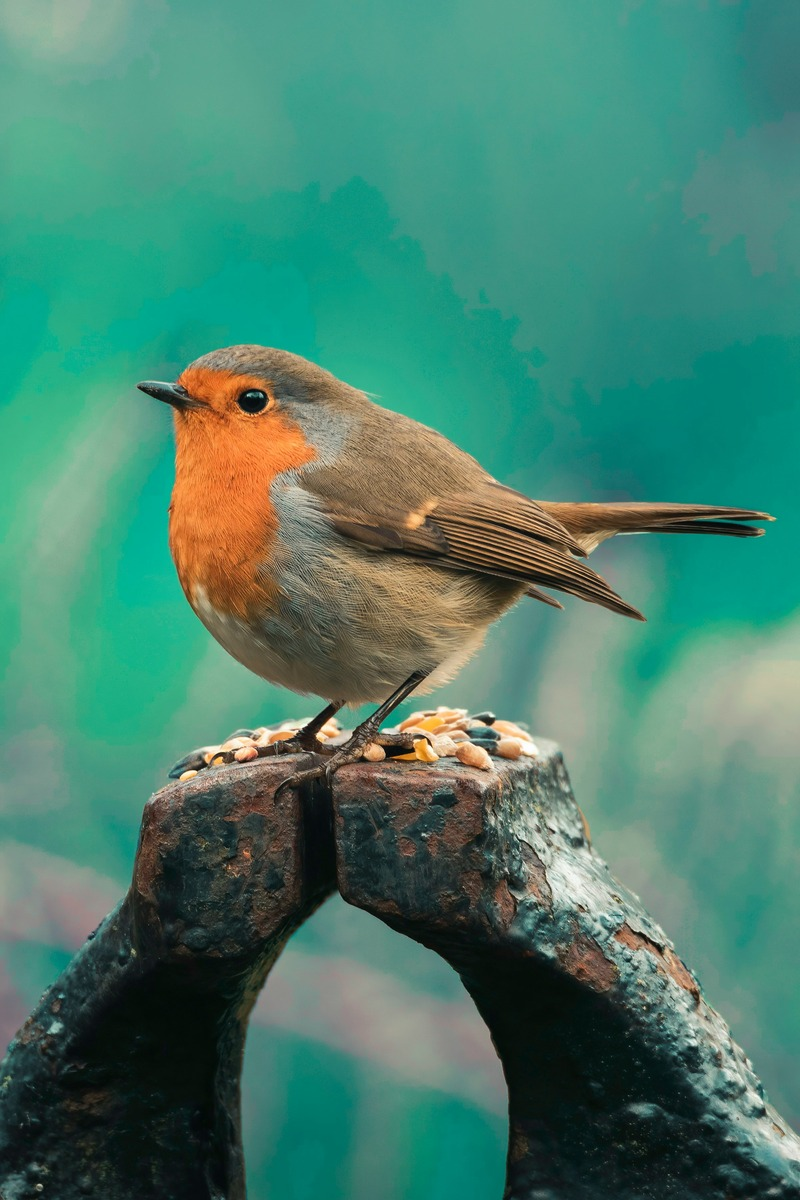
#> input picture day1/data/bird.jpg, 800 x 1200 px
$ python edge_detector.py
#> lines starting #> are read from the running program, lines starting #| are printed output that depends on the picture; after the words box and inside, x2 and y2 are one past the last pixel; in counts of white or black regions, pixels touching at a corner belong together
import os
import cv2
import numpy as np

img = cv2.imread(os.path.join('.', 'data', 'bird.jpg'))
#> img is the input picture: shape (1200, 800, 3); mean B, G, R 108.8, 127.3, 72

# lower threshold, higher threshold
# it uses hysterisis thresholding

# gradient < lower threshold -> not an edge
# lower threshold < gradient < higher threshold -> weak edge
# gradient < lower threshold -> strong edge

# a little bit of trial and error to get the right value might be needed
img_canny = cv2.Canny(img, 100, 200)
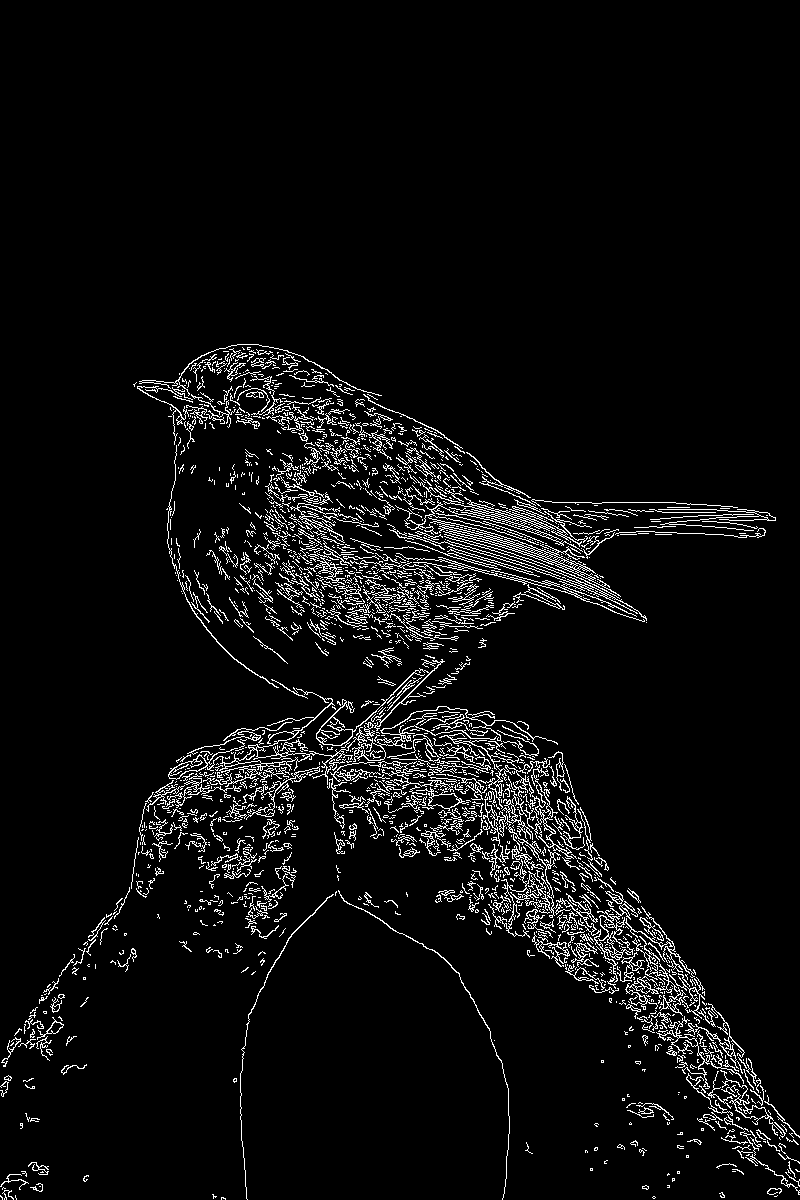
#> img_canny: shape (1200, 800); 5.2% white in thin lines or dots, all inside (x1, y1, x2, y2) = (0, 344, 800, 1200)

cv2.imshow('img',img)
cv2.imshow('img_canny', img_canny)

# w dilate we make all the boarders thicker
img_canny_d = cv2.dilate(img_canny, np.ones((3,3), dtype = np.int8))
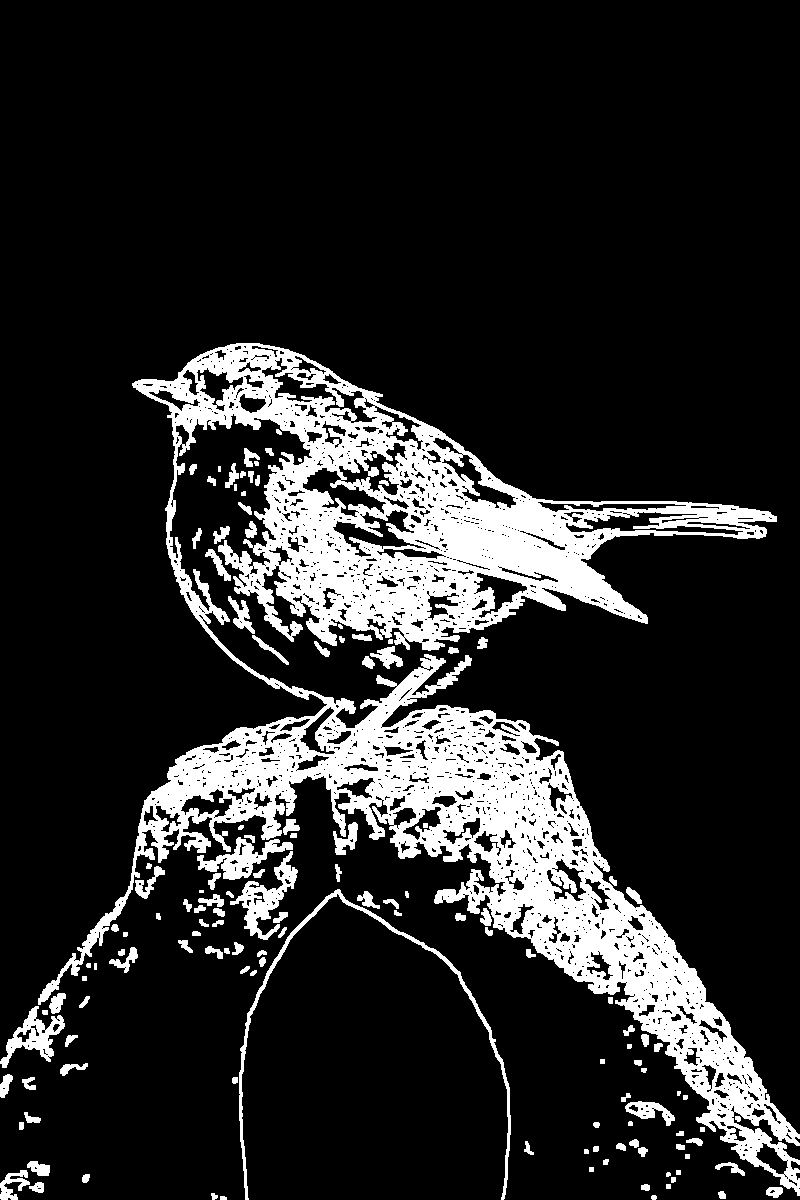
#> img_canny_d: shape (1200, 800); 15.7% white; 137 white regions (5 under 20 px), largest, box (x1, y1, x2, y2) and area: (38, 343, 800, 1196) 131934, (239, 889, 511, 1200) 2698, (230, 851, 298, 940) 1810
cv2.imshow('img_canny_d', img_canny_d)

# erode is the opposite
img_canny_e = cv2.erode(img_canny_d, np.ones((3,3), dtype = np.int8))
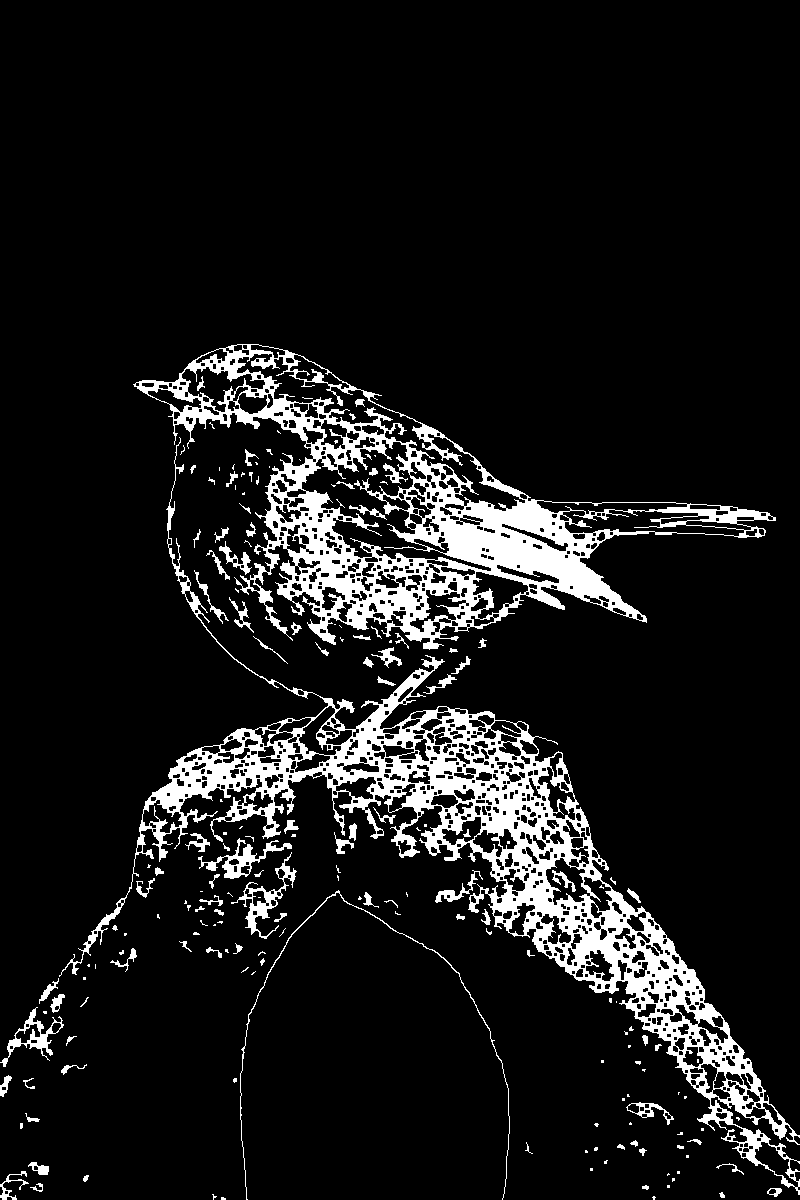
#> img_canny_e: shape (1200, 800); 10% white; 190 white regions (98 under 20 px), largest, box (x1, y1, x2, y2) and area: (59, 437, 800, 1195) 45783, (133, 344, 776, 650) 38828, (231, 852, 297, 939) 1012
cv2.imshow('img_canny_e', img_canny_e)

cv2.waitKey(0)

$ run again, with day1/data/boats-in-lagoon-with-noise.jpg copied over day1/data/bird.jpg
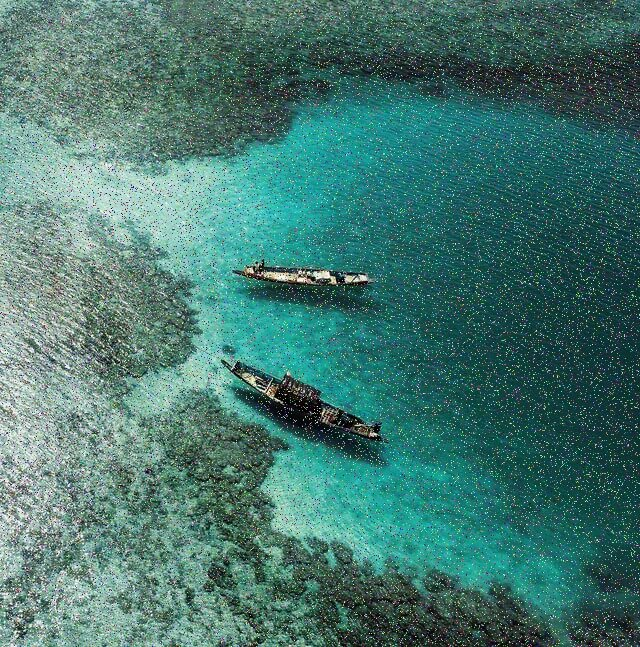
#> input picture day1/data/boats-in-lagoon-with-noise.jpg, 640 x 647 px
#> img is the input picture: shape (647, 640, 3); mean B, G, R 112.1, 119.5, 70.2
#> `img_canny = cv2.Canny(img, 100, 200)`:
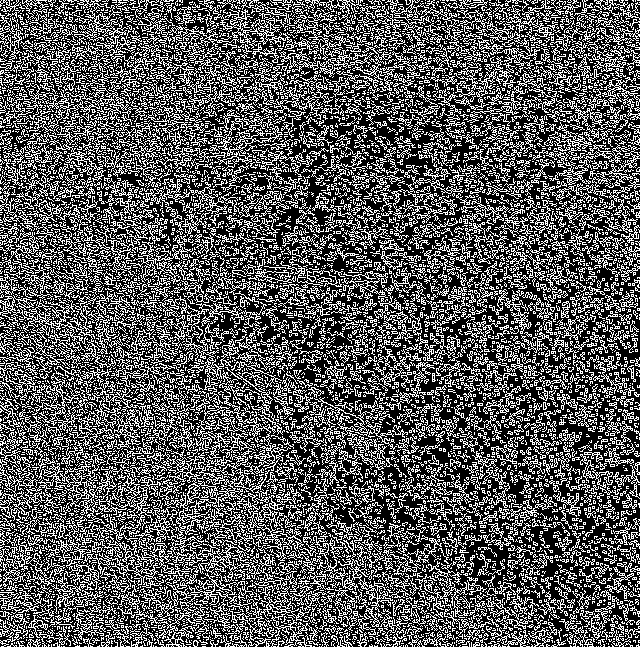
#> img_canny: shape (647, 640); 34.8% white in thin lines or dots
#> img_canny_d: shape (647, 640); 92.5% white; black in thin lines or dots
#> `img_canny_e = cv2.erode(img_canny_d, np.ones((3,3), dtype = np.int8))`:
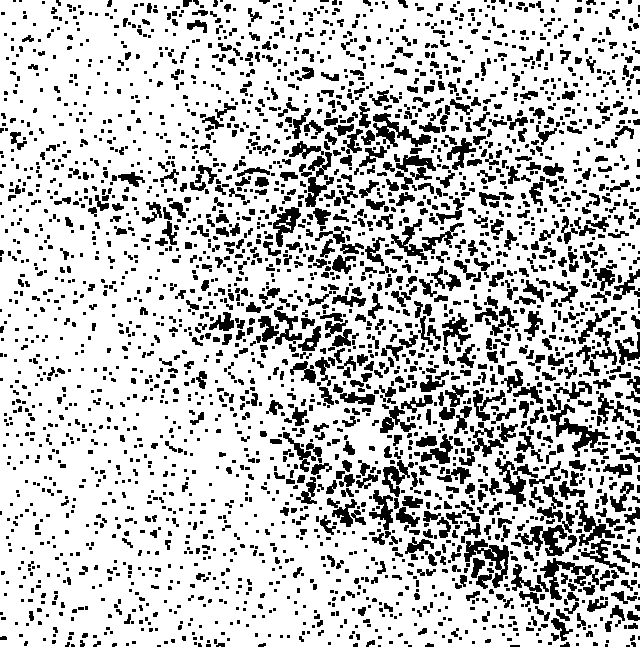
#> img_canny_e: shape (647, 640); 76.9% white; 3048 black regions (1894 under 20 px), largest, box (x1, y1, x2, y2) and area: (550, 394, 610, 457) 873, (464, 539, 509, 588) 782, (540, 558, 599, 600) 770

$ run again, with day1/data/peacock.jpg copied over day1/data/bird.jpg
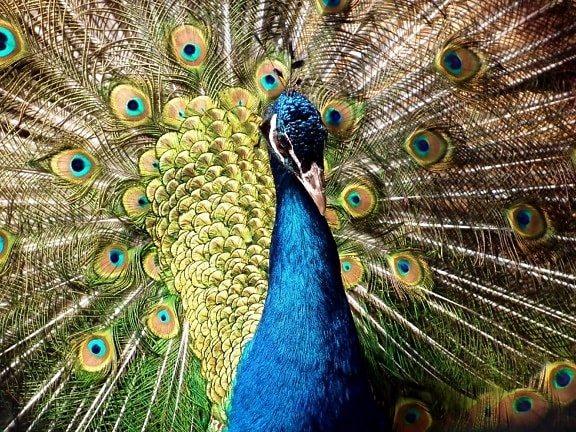
#> input picture day1/data/peacock.jpg, 576 x 432 px
#> img is the input picture: shape (432, 576, 3); mean B, G, R 82.7, 111.2, 111.4
#> `img_canny = cv2.Canny(img, 100, 200)`:
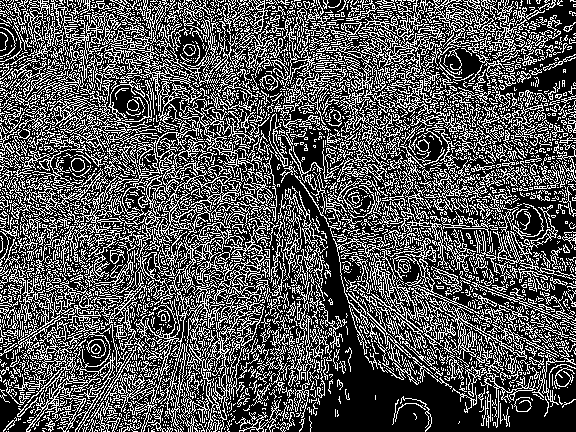
#> img_canny: shape (432, 576); 33.1% white in thin lines or dots
#> img_canny_d: shape (432, 576); 89.3% white; 2067 black regions (1941 under 20 px), largest, box (x1, y1, x2, y2) and area: (277, 174, 576, 432) 11370, (501, 60, 576, 98) 869, (295, 130, 322, 171) 503
#> `img_canny_e = cv2.erode(img_canny_d, np.ones((3,3), dtype = np.int8))`:
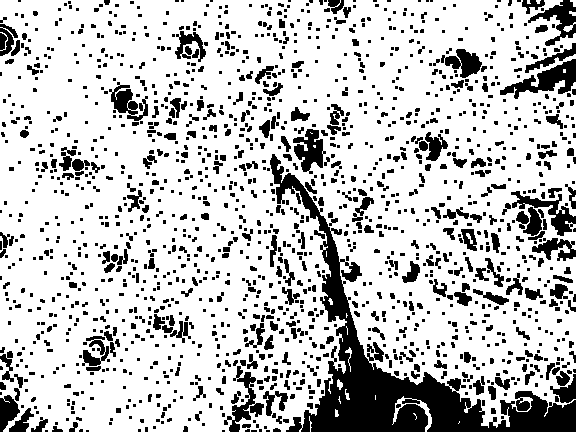
#> img_canny_e: shape (432, 576); 76.8% white; 1638 black regions (1193 under 20 px), largest, box (x1, y1, x2, y2) and area: (270, 154, 576, 432) 15009, (500, 59, 576, 99) 1210, (511, 191, 576, 236) 870
